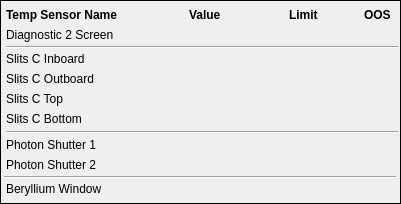
       <widget class="QFrame" name="frame_5">
        <property name="geometry">
         <rect>
          <x>1420</x>
          <y>5</y>
          <width>401</width>
          <height>204</height>
         </rect>
        </property>
        <property name="frameShape">
         <enum>QFrame::Box</enum>
        </property>
        <property name="frameShadow">
         <enum>QFrame::Plain</enum>
        </property>
        <widget class="Line" name="line_17">
         <property name="geometry">
          <rect>
           <x>4</x>
           <y>176</y>
           <width>392</width>
           <height>2</height>
          </rect>
         </property>
         <property name="orientation">
          <enum>Qt::Horizontal</enum>
         </property>
        </widget>
        <widget class="Line" name="line_16">
         <property name="geometry">
          <rect>
           <x>6</x>
           <y>131</y>
           <width>392</width>
           <height>2</height>
          </rect>
         </property>
         <property name="orientation">
          <enum>Qt::Horizontal</enum>
         </property>
        </widget>
        <widget class="QLabel" name="label_106">
         <property name="geometry">
          <rect>
           <x>6</x>
           <y>6</y>
           <width>151</width>
           <height>17</height>
          </rect>
         </property>
         <property name="font">
          <font>
           <weight>75</weight>
           <bold>true</bold>
          </font>
         </property>
         <property name="text">
          <string>Temp Sensor Name</string>
         </property>
        </widget>
        <widget class="QELabel" name="qelabel_197">
         <property name="geometry">
          <rect>
           <x>268</x>
           <y>70</y>
           <width>86</width>
           <height>17</height>
          </rect>
         </property>
         <property name="alignment">
          <set>Qt::AlignRight|Qt::AlignTrailing|Qt::AlignVCenter</set>
         </property>
         <property name="variable" stdset="0">
          <string>MCTSLT03TES02:TEMPERATURE_MONITOR_HIHI</string>
         </property>
         <property name="displayAlarmStateOption" stdset="0">
          <enum>QELabel::WhenInvalid</enum>
         </property>
        </widget>
        <widget class="QELabel" name="qelabel_210">
         <property name="geometry">
          <rect>
           <x>268</x>
           <y>180</y>
           <width>86</width>
           <height>17</height>
          </rect>
         </property>
         <property name="alignment">
          <set>Qt::AlignRight|Qt::AlignTrailing|Qt::AlignVCenter</set>
         </property>
         <property name="variable" stdset="0">
          <string>MCTBEW01TES01:TEMPERATURE_MONITOR_HIHI</string>
         </property>
         <property name="displayAlarmStateOption" stdset="0">
          <enum>QELabel::WhenInvalid</enum>
         </property>
        </widget>
        <widget class="QELabel" name="qelabel_198">
         <property name="geometry">
          <rect>
           <x>164</x>
           <y>90</y>
           <width>91</width>
           <height>17</height>
          </rect>
         </property>
         <property name="alignment">
          <set>Qt::AlignRight|Qt::AlignTrailing|Qt::AlignVCenter</set>
         </property>
         <property name="variable" stdset="0">
          <string>MCTSLT03TES03:TEMPERATURE_MONITOR</string>
         </property>
        </widget>
        <widget class="QLabel" name="label_113">
         <property name="geometry">
          <rect>
           <x>6</x>
           <y>180</y>
           <width>151</width>
           <height>17</height>
          </rect>
         </property>
         <property name="text">
          <string>Beryllium Window</string>
         </property>
        </widget>
        <widget class="QELabel" name="qelabel_192">
         <property name="geometry">
          <rect>
           <x>164</x>
           <y>50</y>
           <width>91</width>
           <height>17</height>
          </rect>
         </property>
         <property name="alignment">
          <set>Qt::AlignRight|Qt::AlignTrailing|Qt::AlignVCenter</set>
         </property>
         <property name="variable" stdset="0">
          <string>MCTSLT03TES01:TEMPERATURE_MONITOR</string>
         </property>
        </widget>
        <widget class="QESimpleShape" name="qesimpleshape_46">
         <property name="geometry">
          <rect>
           <x>371</x>
           <y>26</y>
           <width>16</width>
           <height>16</height>
          </rect>
         </property>
         <property name="shape">
          <enum>QSimpleShape::cross</enum>
         </property>
         <property name="edgeColour">
          <color alpha="0">
           <red>0</red>
           <green>0</green>
           <blue>0</blue>
          </color>
         </property>
         <property name="colour0" stdset="0">
          <color alpha="0">
           <red>200</red>
           <green>200</green>
           <blue>200</blue>
          </color>
         </property>
         <property name="colour1" stdset="0">
          <color>
           <red>0</red>
           <green>0</green>
           <blue>0</blue>
          </color>
         </property>
         <property name="flash1" stdset="0">
          <bool>false</bool>
         </property>
         <property name="variable" stdset="0">
          <string>MCTSCRN02TES01:EPS_OOS_STATUS</string>
         </property>
         <property name="edgeAlarmStateOption" stdset="0">
          <enum>QESimpleShape::Never</enum>
         </property>
         <property name="displayAlarmStateOption" stdset="0">
          <enum>QESimpleShape::Never</enum>
         </property>
         <property name="oosAware">
          <bool>true</bool>
         </property>
        </widget>
        <widget class="QESimpleShape" name="qesimpleshape_49">
         <property name="geometry">
          <rect>
           <x>371</x>
           <y>181</y>
           <width>16</width>
           <height>16</height>
          </rect>
         </property>
         <property name="shape">
          <enum>QSimpleShape::cross</enum>
         </property>
         <property name="edgeColour">
          <color alpha="0">
           <red>0</red>
           <green>0</green>
           <blue>0</blue>
          </color>
         </property>
         <property name="colour0" stdset="0">
          <color alpha="0">
           <red>200</red>
           <green>200</green>
           <blue>200</blue>
          </color>
         </property>
         <property name="colour1" stdset="0">
          <color>
           <red>0</red>
           <green>0</green>
           <blue>0</blue>
          </color>
         </property>
         <property name="flash1" stdset="0">
          <bool>false</bool>
         </property>
         <property name="variable" stdset="0">
          <string>MCTBEW01TES01:EPS_OOS_STATUS</string>
         </property>
         <property name="edgeAlarmStateOption" stdset="0">
          <enum>QESimpleShape::Never</enum>
         </property>
         <property name="displayAlarmStateOption" stdset="0">
          <enum>QESimpleShape::Never</enum>
         </property>
         <property name="oosAware">
          <bool>true</bool>
         </property>
        </widget>
        <widget class="QESimpleShape" name="qesimpleshape_42">
         <property name="geometry">
          <rect>
           <x>371</x>
           <y>71</y>
           <width>16</width>
           <height>16</height>
          </rect>
         </property>
         <property name="shape">
          <enum>QSimpleShape::cross</enum>
         </property>
         <property name="edgeColour">
          <color alpha="0">
           <red>0</red>
           <green>0</green>
           <blue>0</blue>
          </color>
         </property>
         <property name="colour0" stdset="0">
          <color alpha="0">
           <red>200</red>
           <green>200</green>
           <blue>200</blue>
          </color>
         </property>
         <property name="colour1" stdset="0">
          <color>
           <red>0</red>
           <green>0</green>
           <blue>0</blue>
          </color>
         </property>
         <property name="variable" stdset="0">
          <string>MCTSLT03TES02:EPS_OOS_STATUS</string>
         </property>
         <property name="edgeAlarmStateOption" stdset="0">
          <enum>QESimpleShape::Never</enum>
         </property>
         <property name="displayAlarmStateOption" stdset="0">
          <enum>QESimpleShape::Never</enum>
         </property>
         <property name="oosAware">
          <bool>true</bool>
         </property>
        </widget>
        <widget class="QLabel" name="label_110">
         <property name="geometry">
          <rect>
           <x>6</x>
           <y>110</y>
           <width>151</width>
           <height>17</height>
          </rect>
         </property>
         <property name="text">
          <string>Slits C Bottom</string>
         </property>
        </widget>
        <widget class="QLabel" name="label_109">
         <property name="geometry">
          <rect>
           <x>6</x>
           <y>90</y>
           <width>151</width>
           <height>17</height>
          </rect>
         </property>
         <property name="text">
          <string>Slits C Top</string>
         </property>
        </widget>
        <widget class="QESimpleShape" name="qesimpleshape_45">
         <property name="geometry">
          <rect>
           <x>371</x>
           <y>112</y>
           <width>16</width>
           <height>16</height>
          </rect>
         </property>
         <property name="shape">
          <enum>QSimpleShape::cross</enum>
         </property>
         <property name="edgeColour">
          <color alpha="0">
           <red>0</red>
           <green>0</green>
           <blue>0</blue>
          </color>
         </property>
         <property name="colour0" stdset="0">
          <color alpha="0">
           <red>200</red>
           <green>200</green>
           <blue>200</blue>
          </color>
         </property>
         <property name="colour1" stdset="0">
          <color>
           <red>0</red>
           <green>0</green>
           <blue>0</blue>
          </color>
         </property>
         <property name="flash1" stdset="0">
          <bool>false</bool>
         </property>
         <property name="variable" stdset="0">
          <string>MCTSLT03TES04:EPS_OOS_STATUS</string>
         </property>
         <property name="edgeAlarmStateOption" stdset="0">
          <enum>QESimpleShape::Never</enum>
         </property>
         <property name="displayAlarmStateOption" stdset="0">
          <enum>QESimpleShape::Never</enum>
         </property>
         <property name="oosAware">
          <bool>true</bool>
         </property>
        </widget>
        <widget class="QESimpleShape" name="qesimpleshape_48">
         <property name="geometry">
          <rect>
           <x>371</x>
           <y>157</y>
           <width>16</width>
           <height>16</height>
          </rect>
         </property>
         <property name="shape">
          <enum>QSimpleShape::cross</enum>
         </property>
         <property name="edgeColour">
          <color alpha="0">
           <red>0</red>
           <green>0</green>
           <blue>0</blue>
          </color>
         </property>
         <property name="colour0" stdset="0">
          <color alpha="0">
           <red>200</red>
           <green>200</green>
           <blue>200</blue>
          </color>
         </property>
         <property name="colour1" stdset="0">
          <color>
           <red>0</red>
           <green>0</green>
           <blue>0</blue>
          </color>
         </property>
         <property name="flash1" stdset="0">
          <bool>false</bool>
         </property>
         <property name="variable" stdset="0">
          <string>MCTBLSH01TES02:EPS_OOS_STATUS</string>
         </property>
         <property name="edgeAlarmStateOption" stdset="0">
          <enum>QESimpleShape::Never</enum>
         </property>
         <property name="displayAlarmStateOption" stdset="0">
          <enum>QESimpleShape::Never</enum>
         </property>
         <property name="oosAware">
          <bool>true</bool>
         </property>
        </widget>
        <widget class="QLabel" name="label_102">
         <property name="geometry">
          <rect>
           <x>6</x>
           <y>26</y>
           <width>151</width>
           <height>17</height>
          </rect>
         </property>
         <property name="text">
          <string>Diagnostic 2 Screen</string>
         </property>
        </widget>
        <widget class="QLabel" name="label_112">
         <property name="geometry">
          <rect>
           <x>6</x>
           <y>156</y>
           <width>151</width>
           <height>17</height>
          </rect>
         </property>
         <property name="text">
          <string>Photon Shutter 2</string>
         </property>
        </widget>
        <widget class="QLabel" name="label_104">
         <property name="geometry">
          <rect>
           <x>364</x>
           <y>6</y>
           <width>36</width>
           <height>17</height>
          </rect>
         </property>
         <property name="font">
          <font>
           <weight>75</weight>
           <bold>true</bold>
          </font>
         </property>
         <property name="text">
          <string>OOS</string>
         </property>
        </widget>
        <widget class="QELabel" name="qelabel_205">
         <property name="geometry">
          <rect>
           <x>268</x>
           <y>136</y>
           <width>86</width>
           <height>17</height>
          </rect>
         </property>
         <property name="alignment">
          <set>Qt::AlignRight|Qt::AlignTrailing|Qt::AlignVCenter</set>
         </property>
         <property name="variable" stdset="0">
          <string>MCTBLSH01TES01:TEMPERATURE_MONITOR_HIHI</string>
         </property>
         <property name="displayAlarmStateOption" stdset="0">
          <enum>QELabel::WhenInvalid</enum>
         </property>
        </widget>
        <widget class="QELabel" name="qelabel_209">
         <property name="geometry">
          <rect>
           <x>268</x>
           <y>156</y>
           <width>86</width>
           <height>17</height>
          </rect>
         </property>
         <property name="alignment">
          <set>Qt::AlignRight|Qt::AlignTrailing|Qt::AlignVCenter</set>
         </property>
         <property name="variable" stdset="0">
          <string>MCTBLSH01TES02:TEMPERATURE_MONITOR_HIHI</string>
         </property>
         <property name="displayAlarmStateOption" stdset="0">
          <enum>QELabel::WhenInvalid</enum>
         </property>
        </widget>
        <widget class="QELabel" name="qelabel_189">
         <property name="geometry">
          <rect>
           <x>268</x>
           <y>26</y>
           <width>86</width>
           <height>17</height>
          </rect>
         </property>
         <property name="alignment">
          <set>Qt::AlignRight|Qt::AlignTrailing|Qt::AlignVCenter</set>
         </property>
         <property name="variable" stdset="0">
          <string>MCTSCRN02TES01:TEMPERATURE_MONITOR_HIHI</string>
         </property>
         <property name="displayAlarmStateOption" stdset="0">
          <enum>QELabel::WhenInvalid</enum>
         </property>
        </widget>
        <widget class="QESimpleShape" name="qesimpleshape_43">
         <property name="geometry">
          <rect>
           <x>371</x>
           <y>92</y>
           <width>16</width>
           <height>16</height>
          </rect>
         </property>
         <property name="shape">
          <enum>QSimpleShape::cross</enum>
         </property>
         <property name="edgeColour">
          <color alpha="0">
           <red>0</red>
           <green>0</green>
           <blue>0</blue>
          </color>
         </property>
         <property name="colour0" stdset="0">
          <color alpha="0">
           <red>200</red>
           <green>200</green>
           <blue>200</blue>
          </color>
         </property>
         <property name="colour1" stdset="0">
          <color>
           <red>0</red>
           <green>0</green>
           <blue>0</blue>
          </color>
         </property>
         <property name="flash1" stdset="0">
          <bool>false</bool>
         </property>
         <property name="variable" stdset="0">
          <string>MCTSLT03TES03:EPS_OOS_STATUS</string>
         </property>
         <property name="edgeAlarmStateOption" stdset="0">
          <enum>QESimpleShape::Never</enum>
         </property>
         <property name="displayAlarmStateOption" stdset="0">
          <enum>QESimpleShape::Never</enum>
         </property>
         <property name="oosAware">
          <bool>true</bool>
         </property>
        </widget>
        <widget class="QELabel" name="qelabel_201">
         <property name="geometry">
          <rect>
           <x>164</x>
           <y>110</y>
           <width>91</width>
           <height>17</height>
          </rect>
         </property>
         <property name="alignment">
          <set>Qt::AlignRight|Qt::AlignTrailing|Qt::AlignVCenter</set>
         </property>
         <property name="variable" stdset="0">
          <string>MCTSLT03TES04:TEMPERATURE_MONITOR</string>
         </property>
        </widget>
        <widget class="QLabel" name="label_107">
         <property name="geometry">
          <rect>
           <x>6</x>
           <y>50</y>
           <width>151</width>
           <height>17</height>
          </rect>
         </property>
         <property name="text">
          <string>Slits C Inboard</string>
         </property>
        </widget>
        <widget class="QELabel" name="qelabel_206">
         <property name="geometry">
          <rect>
           <x>164</x>
           <y>136</y>
           <width>91</width>
           <height>17</height>
          </rect>
         </property>
         <property name="alignment">
          <set>Qt::AlignRight|Qt::AlignTrailing|Qt::AlignVCenter</set>
         </property>
         <property name="variable" stdset="0">
          <string>MCTBLSH01TES01:TEMPERATURE_MONITOR</string>
         </property>
        </widget>
        <widget class="QLabel" name="label_105">
         <property name="geometry">
          <rect>
           <x>289</x>
           <y>6</y>
           <width>61</width>
           <height>17</height>
          </rect>
         </property>
         <property name="font">
          <font>
           <weight>75</weight>
           <bold>true</bold>
          </font>
         </property>
         <property name="text">
          <string>Limit</string>
         </property>
        </widget>
        <widget class="QELabel" name="qelabel_200">
         <property name="geometry">
          <rect>
           <x>268</x>
           <y>90</y>
           <width>86</width>
           <height>17</height>
          </rect>
         </property>
         <property name="alignment">
          <set>Qt::AlignRight|Qt::AlignTrailing|Qt::AlignVCenter</set>
         </property>
         <property name="variable" stdset="0">
          <string>MCTSLT03TES03:TEMPERATURE_MONITOR_HIHI</string>
         </property>
         <property name="displayAlarmStateOption" stdset="0">
          <enum>QELabel::WhenInvalid</enum>
         </property>
        </widget>
        <widget class="QELabel" name="qelabel_212">
         <property name="geometry">
          <rect>
           <x>164</x>
           <y>180</y>
           <width>91</width>
           <height>17</height>
          </rect>
         </property>
         <property name="alignment">
          <set>Qt::AlignRight|Qt::AlignTrailing|Qt::AlignVCenter</set>
         </property>
         <property name="variable" stdset="0">
          <string>MCTBEW01TES01:TEMPERATURE_MONITOR</string>
         </property>
        </widget>
        <widget class="QELabel" name="qelabel_195">
         <property name="geometry">
          <rect>
           <x>164</x>
           <y>70</y>
           <width>91</width>
           <height>17</height>
          </rect>
         </property>
         <property name="alignment">
          <set>Qt::AlignRight|Qt::AlignTrailing|Qt::AlignVCenter</set>
         </property>
         <property name="variable" stdset="0">
          <string>MCTSLT03TES02:TEMPERATURE_MONITOR</string>
         </property>
        </widget>
        <widget class="QLabel" name="label_108">
         <property name="geometry">
          <rect>
           <x>6</x>
           <y>70</y>
           <width>151</width>
           <height>17</height>
          </rect>
         </property>
         <property name="text">
          <string>Slits C Outboard</string>
         </property>
        </widget>
        <widget class="QESimpleShape" name="qesimpleshape_44">
         <property name="geometry">
          <rect>
           <x>371</x>
           <y>51</y>
           <width>16</width>
           <height>16</height>
          </rect>
         </property>
         <property name="shape">
          <enum>QSimpleShape::cross</enum>
         </property>
         <property name="edgeColour">
          <color alpha="0">
           <red>0</red>
           <green>0</green>
           <blue>0</blue>
          </color>
         </property>
         <property name="colour0" stdset="0">
          <color alpha="0">
           <red>200</red>
           <green>200</green>
           <blue>200</blue>
          </color>
         </property>
         <property name="colour1" stdset="0">
          <color>
           <red>0</red>
           <green>0</green>
           <blue>0</blue>
          </color>
         </property>
         <property name="flash1" stdset="0">
          <bool>false</bool>
         </property>
         <property name="variable" stdset="0">
          <string>MCTSLT03TES01:EPS_OOS_STATUS</string>
         </property>
         <property name="edgeAlarmStateOption" stdset="0">
          <enum>QESimpleShape::Never</enum>
         </property>
         <property name="displayAlarmStateOption" stdset="0">
          <enum>QESimpleShape::Never</enum>
         </property>
         <property name="oosAware">
          <bool>true</bool>
         </property>
        </widget>
        <widget class="QELabel" name="qelabel_203">
         <property name="geometry">
          <rect>
           <x>268</x>
           <y>110</y>
           <width>86</width>
           <height>17</height>
          </rect>
         </property>
         <property name="alignment">
          <set>Qt::AlignRight|Qt::AlignTrailing|Qt::AlignVCenter</set>
         </property>
         <property name="variable" stdset="0">
          <string>MCTSLT03TES04:TEMPERATURE_MONITOR_HIHI</string>
         </property>
         <property name="displayAlarmStateOption" stdset="0">
          <enum>QELabel::WhenInvalid</enum>
         </property>
        </widget>
        <widget class="QELabel" name="qelabel_194">
         <property name="geometry">
          <rect>
           <x>268</x>
           <y>50</y>
           <width>86</width>
           <height>17</height>
          </rect>
         </property>
         <property name="alignment">
          <set>Qt::AlignRight|Qt::AlignTrailing|Qt::AlignVCenter</set>
         </property>
         <property name="variable" stdset="0">
          <string>MCTSLT03TES01:TEMPERATURE_MONITOR_HIHI</string>
         </property>
         <property name="displayAlarmStateOption" stdset="0">
          <enum>QELabel::WhenInvalid</enum>
         </property>
        </widget>
        <widget class="QELabel" name="qelabel_207">
         <property name="geometry">
          <rect>
           <x>164</x>
           <y>156</y>
           <width>91</width>
           <height>17</height>
          </rect>
         </property>
         <property name="alignment">
          <set>Qt::AlignRight|Qt::AlignTrailing|Qt::AlignVCenter</set>
         </property>
         <property name="variable" stdset="0">
          <string>MCTBLSH01TES02:TEMPERATURE_MONITOR</string>
         </property>
        </widget>
        <widget class="Line" name="line_15">
         <property name="geometry">
          <rect>
           <x>6</x>
           <y>46</y>
           <width>392</width>
           <height>2</height>
          </rect>
         </property>
         <property name="orientation">
          <enum>Qt::Horizontal</enum>
         </property>
        </widget>
        <widget class="QESimpleShape" name="qesimpleshape_47">
         <property name="geometry">
          <rect>
           <x>371</x>
           <y>137</y>
           <width>16</width>
           <height>16</height>
          </rect>
         </property>
         <property name="shape">
          <enum>QSimpleShape::cross</enum>
         </property>
         <property name="edgeColour">
          <color alpha="0">
           <red>0</red>
           <green>0</green>
           <blue>0</blue>
          </color>
         </property>
         <property name="colour0" stdset="0">
          <color alpha="0">
           <red>200</red>
           <green>200</green>
           <blue>200</blue>
          </color>
         </property>
         <property name="colour1" stdset="0">
          <color>
           <red>0</red>
           <green>0</green>
           <blue>0</blue>
          </color>
         </property>
         <property name="flash1" stdset="0">
          <bool>false</bool>
         </property>
         <property name="variable" stdset="0">
          <string>MCTBLSH01TES02:EPS_OOS_STATUS</string>
         </property>
         <property name="edgeAlarmStateOption" stdset="0">
          <enum>QESimpleShape::Never</enum>
         </property>
         <property name="displayAlarmStateOption" stdset="0">
          <enum>QESimpleShape::Never</enum>
         </property>
         <property name="oosAware">
          <bool>true</bool>
         </property>
        </widget>
        <widget class="QLabel" name="label_103">
         <property name="geometry">
          <rect>
           <x>189</x>
           <y>6</y>
           <width>71</width>
           <height>17</height>
          </rect>
         </property>
         <property name="font">
          <font>
           <weight>75</weight>
           <bold>true</bold>
          </font>
         </property>
         <property name="text">
          <string>Value</string>
         </property>
        </widget>
        <widget class="QLabel" name="label_111">
         <property name="geometry">
          <rect>
           <x>6</x>
           <y>136</y>
           <width>151</width>
           <height>17</height>
          </rect>
         </property>
         <property name="text">
          <string>Photon Shutter 1</string>
         </property>
        </widget>
        <widget class="QELabel" name="qelabel_191">
         <property name="geometry">
          <rect>
           <x>164</x>
           <y>26</y>
           <width>91</width>
           <height>17</height>
          </rect>
         </property>
         <property name="alignment">
          <set>Qt::AlignRight|Qt::AlignTrailing|Qt::AlignVCenter</set>
         </property>
         <property name="variable" stdset="0">
          <string>MCTSCRN02TES01:TEMPERATURE_MONITOR</string>
         </property>
        </widget>
       </widget>
